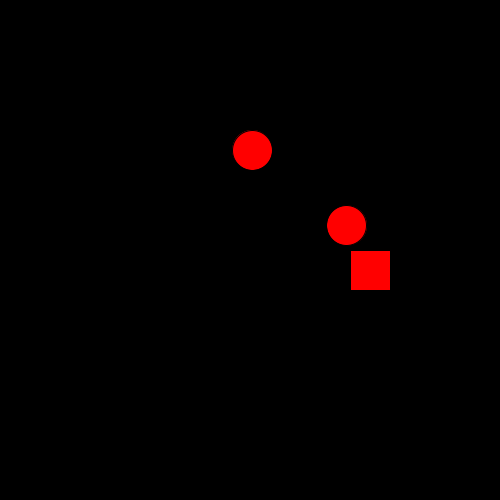
Frame 1 (no input)
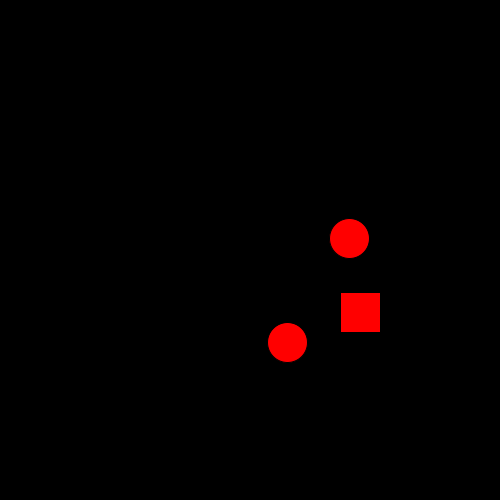
Frame 60 (the mouse pressed at the canvas centre just before this capture)
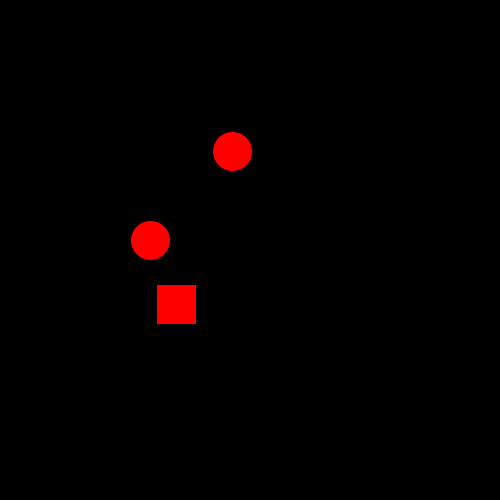
Frame 120 (the mouse held since frame 60 and released just before this capture)

The Processing sketch that drew these frames (run headless with seeded random() and noise(); from frame 60 on, the mouse is pressed at the canvas centre):

// Processing sketch: processing_129211
// ── processing_129211.pde

float counter=0; 
void setup()
{
size(500,500);
background(0);
}
void draw()
{
 translate(width/2,height/2);

  background(0);
  pushMatrix();
  translate(cos(counter)*100,sin(counter)*100); 
  fill(255,0,0);
  rect(0,0,40,40);
  popMatrix();
  println(counter);
  counter +=second();


  pushMatrix();
  translate(cos(counter)*100,sin(counter)*100); 
  ellipse(0,0,40,40);
  popMatrix();
  println(counter);
  counter +=minute(); 

 pushMatrix();
  translate(cos(counter)*100,sin(counter)*100); 
  ellipse(0,0,40,40);
  popMatrix();
  println(counter);
  counter +=hour(); 
}
